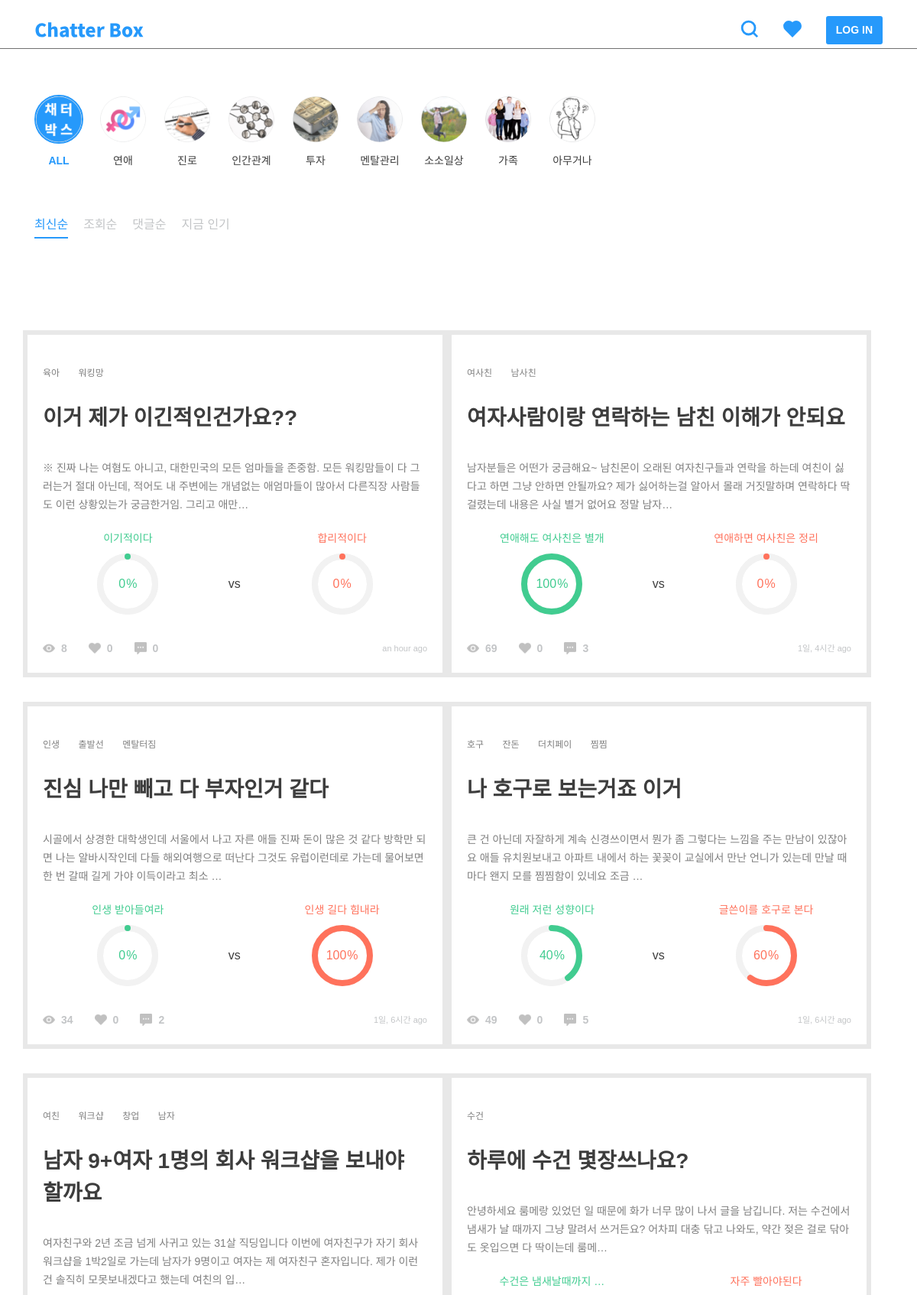
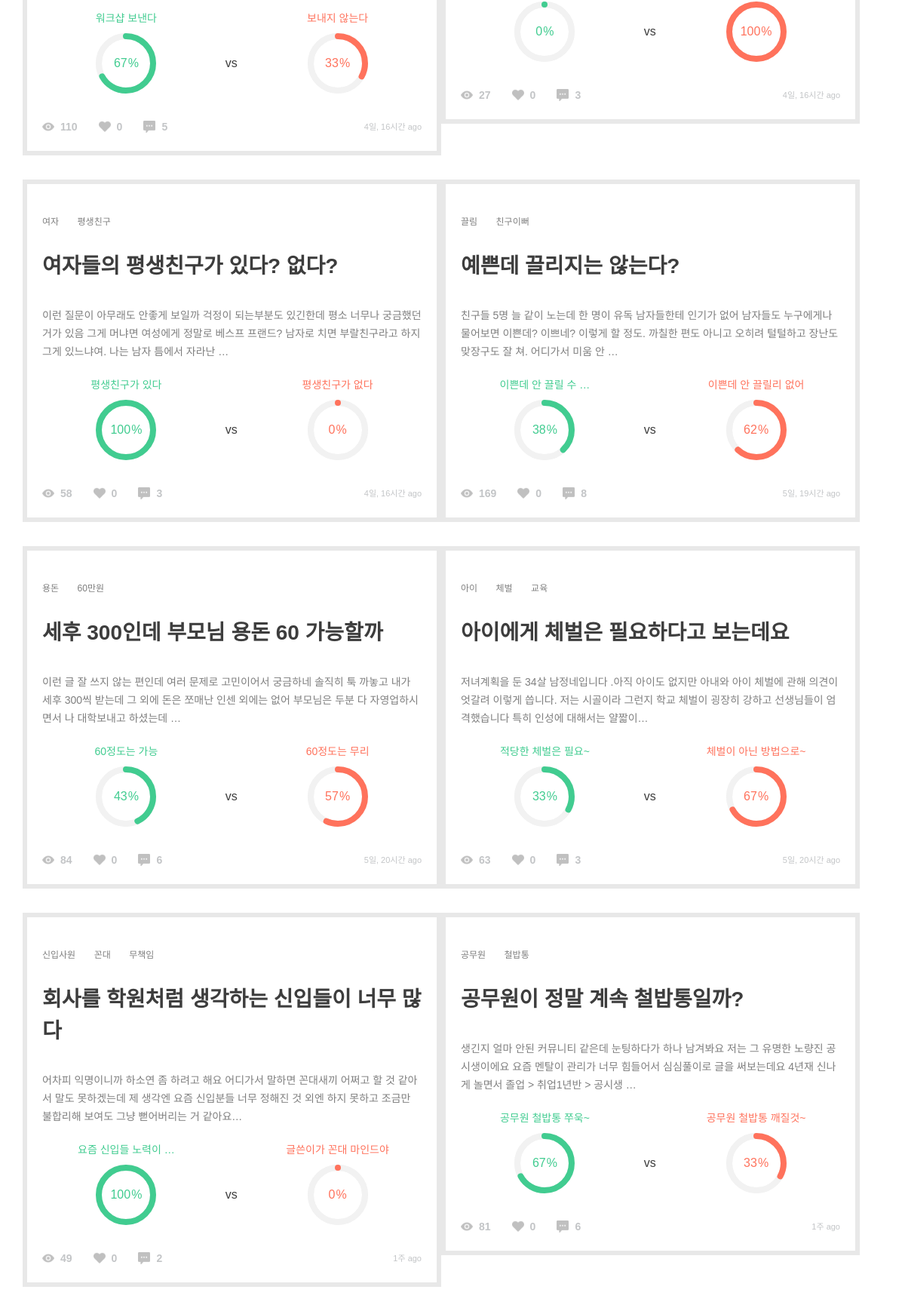
Page /post/ on the committed database (2 pictures, top to bottom).
### post/models.py (models this page shows, shortened)
class Category(models.Model):
    name = models.CharField(max_length=200)
    slug = models.SlugField()
    parent = models.ForeignKey(
        'self', blank=True, null=True, related_name='children')
    class Meta:
        unique_together = ('slug', 'parent',)
        verbose_name_plural = "categories"  # categories under a parent with same slug

class TimeStampedModel(models.Model):
    created_at = models.DateTimeField(auto_now_add=True, null=True)
    updated_at = models.DateTimeField(auto_now=True, null=True)
    class Meta():
        abstract = True

class Post(TimeStampedModel):
    author = models.ForeignKey(settings.AUTH_USER_MODEL)
    category = models.ForeignKey('Category')
    title = models.CharField(max_length=160, null=True)
    background = models.TextField()
    background_image1 = models.ImageField(
        upload_to='post', blank=True, null=True)
    background_image2 = models.ImageField(
        upload_to='post', blank=True, null=True)
    background_image3 = models.ImageField(
        upload_to='post', blank=True, null=True)
    background_image4 = models.ImageField(
        upload_to='post', blank=True, null=True)
    background_image5 = models.ImageField(
        upload_to='post', blank=True, null=True)
    tag = TagField()
    view_count = models.PositiveSmallIntegerField(default=0)
    share_count = models.PositiveSmallIntegerField(default=0)
    pro_title = models.CharField(max_length=160, null=True)
    con_title = models.CharField(max_length=160, null=True)
    @property
    def natural_time(self):
        return naturaltime(self.created_at)
    @property
    def likes_count(self):
        return self.like_users.all().count()
    @property
    def comment_count(self):
        all_count = self.comment_set.count()
        return all_count
    @property
    def pro_count(self):
        pro_sum = self.comment_set.filter(type=True).count()
        pro_comments = self.comment_set.filter(type=True)
        for comment in pro_comments:
            pro_sum = pro_sum + comment.count_comment_likes
        return pro_sum
    @property
    def con_count(self):
        con_sum = self.comment_set.filter(type=False).count()
        con_comments = self.comment_set.filter(type=False)
        for comment in con_comments:
            con_sum = con_sum + comment.count_comment_likes
        return con_sum
    @property
    def all_count(self):
        return self.pro_count + self.con_count
    @property
    def pro_percent(self):
        if not self.all_count == 0:
            result = self.pro_count / self.all_count
        else:
            result = 0
        return result
    @property
    def con_percent(self):
        if not self.all_count == 0:
            result = self.con_count / self.all_count
        else:
            result = 0
        return result
    class Meta:
        ordering = ['-created_at']

### post/views.py (the view)
def post_list(request):
    sort = 'new'
    categories = Category.objects.all()
    posts = Post.objects.order_by('-created_at')
    paginator = Paginator(posts, 12)
    page = request.GET.get('page')
    try:
        posts = paginator.page(page)
    except PageNotAnInteger:
        posts = paginator.page(1)
    except EmptyPage:
        posts = paginator.page(paginator.num_pages)
    context = {'posts': posts, 'categories': categories, 'sort': sort, }
    return render(request, 'post/post_list.html', context)

### comment/models.py (called while the page is built)
    @property
    def count_comment_likes(self):
        return self.like_comments.all().count()

### post/templatetags/post_extras.py (called while the page is built)
@register.filter
def split_tags(value):
    tags = []
    split_comma = value.split(',')
    for tag in split_comma:
        split_space = tag.split(" ")
        for tag in split_space:
            if tag:
                tags.append(tag)
    return tags

### templates/post/post_list.html (shortened to what this page needs)
{% extends 'base.html' %}
{% load static %}
{% block customCSS %}
<link rel="stylesheet" href="{% static 'css/include/categories.css' %}" />
<link rel="stylesheet" href="{% static 'css/include/sorts.css' %}" />
<link rel="stylesheet" href="{% static 'css/include/pie_chart.css' %}">
<link rel="stylesheet" href="{% static 'css/post/post_list.css' %}" />
{% endblock %}
{% block content %}
<div class="row">
    {% include 'include/category.html' %}
    {% include 'include/sort.html' %}
</div>
<div class="infinite-container row">
    {% for post in posts %}
    <div id="post-{{ post.pk }}" class="infinite-item grid-item">
        {% include 'include/post.html' %}
    </div>
    {% endfor %}
</div>
{% endblock %}
{% block customJS %}
<script>
    var $grid = $('.grid').masonry({
        gutter: 15,
        horizontalOrder: true,
        itemSelector: '.grid-item',
    });
    var $items = $('.infinite-container .infinite-item');
    $grid.append($items).masonry('appended', $items);
    $('.grid').masonry();
    var infinite = new Waypoint.Infinite({
        element: $('.infinite-container')[0],
        onBeforePageLoad: function () {
            showModal();
        },
        onAfterPageLoad: function ($items) {
            $('body').loadingModal('destroy');
            customChart();
            var $items = $('.infinite-container .infinite-item');
            $grid.append($items).masonry('appended', $items);
            $('.grid').masonry();
        }
    });
    $(document).ready(function () {
        $('.grid').masonry();
    });
</script>
{% endblock %}

### templates/base.html (shortened to what this page needs)
{% load static %}
<!doctype html>
<html lang="ko">
<head>
    <link rel="stylesheet" href="{% static 'css/bootstrap/bootstrap.css' %}">
    <link rel="stylesheet" href="{% static 'css/include/jquery.loadingModal.css' %}">
    <link rel="stylesheet" href="{% static 'css/style.css' %}">
    {% block customCSS %}{% endblock %}
</head>
<body>
    {% include 'include/navbar.html' %}
    {% include 'include/slide_menu.html' %}
    <div id="content">
        <div class="container">
            {% block content %}
            {% endblock %}
        </div>
    </div>
    {% block customJS %}{% endblock %}
</body>
</html>

### templates/include/navbar.html (shortened to what this page needs)
{% load static %}
<nav class="gnb navbar">
    <div class="container">
        <a class="navbar-brand" href="{% url 'post:post_list' %}" onclick="showModal();">
            <img class="nav-logo" src="{% static '/img/logo.svg' %}" />
        </a>
        <ul class="navbar-nav ml-auto flex-row">
            <li class="nav-item"><a class="nav-link" href="{% url 'post:search' %}"><img class="nav-icon x2"
                        src="{% static '/img/icons/search-fill.svg' %}" /></a></li>
            <li class="nav-item web-flex" style="margin-right: 8px;"><a class="nav-link slide-trigger" href="#"><img
                        class="nav-icon" src="{% static '/img/icons/heart-fill.svg' %}" /></a></li>
            {% if user.is_authenticated %}
            <li class="nav-item"><a class="btn btn-fill" href="{% url 'post:post_create' %}">CREATE</a></li>
            <li class="nav-item web-flex"><a class="btn btn-line" href="{% url 'member:my_page' %}">MY PAGE</a></li>
            <li class="nav-item mobile-flex"><a class="nav-link" href="{% url 'member:get_toggle' %}"><img
                        class="toggle-btn nav-icon x2" src="{% static '/img/icons/toggle.svg' %}"
                        style="margin-left: 4px;" /></a></li>
            {% else %}
            <li class="nav-item web-flex">
                <a class="btn btn-fill" href="{% url 'member:login' %}?next={{ request.path }}">LOG IN</a>
            </li>
            {% endif %}
        </ul>
    </div>
</nav>

### templates/include/slide_menu.html (shortened to what this page needs)
{% load static %}
{% block customCSS %}
<link rel="stylesheet" href="{% static 'css/include/slide_menu.css' %}">
{% endblock %}

### templates/include/category.html (shortened to what this page needs)
{% load static %}
<div class="category-wrap">
    <div class="category m60" name="{{ target }}">
        <a id="all" class="category-link" href="{% url 'post:post_list' %}" onclick="showModal();">
            <img class="category-icon" src="{% static '/img/categories/all.png' %}" />
            <h6>ALL</h6>
        </a>
        {% for category in categories %}
        <a id="{{ category.slug }}" class="category-link" href="/post/category/{{ category.slug }}"
            onclick="showModal();">
            <img class="category-icon" src="/static/img/categories/{{ category.slug }}.png" />
            <h6>{{ category.name }}</h6>
        </a>
        {% endfor %}
    </div>
</div>

### templates/include/sort.html (shortened to what this page needs)
{% load static %}
<div class="col-12">
    <div class="sort-button" name="{{ sort }}">
        <a class="select-change" href="{% url 'post:post_list' %}">
            <h5 id="new">최신순</h5>
        </a>
        <a class="select-change" href="{% url 'post:post_list_views' %}">
            <h5 id="views">조회순</h5>
        </a>
        <a class="select-change" href="{% url 'post:post_list_comments' %}">
            <h5 id="comments">댓글순</h5>
        </a>
        <a class="select-change" href="{% url 'post:post_list_likes' %}">
            <h5 id="likes">지금 인기</h5>
        </a>
    </div>
</div>

### templates/include/post.html
{% load static %}
{% load post_extras %}
<div class="post-wrap">
    <div class="tag-list">
        {% for tag in post.tag|split_tags %}
        <a class="tag" href="/post/search/?q={{ tag }}">{{ tag }}</a>
        {% endfor %}
    </div>
    <a href="{% url 'post:post_detail' post_pk=post.pk %}">
        <h3>{{ post.title|truncatechars:40 }}</h3>
        <div class="background">
            <p>{{ post.background|safe|truncatechars:120 }}</p>
        </div>
        <div class="percent-wrap">
            <div class="chart">
                <h6 class="label pro-title">{{ post.pro_title|truncatechars:12 }}</h6>
                <div class="percentage pro-chart" data-percent="{% widthratio post.pro_percent 1 100 %}">
                    <span class="pro-title">{% widthratio post.con_percent 1 100 %}</span><sup class="pro-title">%</sup>
                </div>
            </div>
            <h5>vs</h5>
            <div class="chart">
                <h6 class="label con-title">{{ post.con_title|truncatechars:12 }}</h6>
                <div class="percentage con-chart" data-percent="{% widthratio post.con_percent 1 100 %}">
                    <span class="con-title">{% widthratio post.con_percent 1 100 %}</span><sup class="con-title">%</sup>
                </div>
            </div>
        </div>
        <div class="btn-area">
            <img src="{% static '/img/icons/view.png' %}" />
            <h6>{{ post.view_count }}</h6>
            <img src="{% static '/img/icons/heart-gray.png' %}" />
            <h6>{{ post.likes_count }}</h6>
            <img src="{% static '/img/icons/comment.png' %}" />
            <h6>{{ post.comment_count }}</h6>
            <span class="ml-auto">{{ post.natural_time }}</span>
        </div>
    </a>
</div>

### templates/include/footer.html (shortened to what this page needs)
{% load static %}

### static/css/style.css (style rules this page uses)
html, body, div, span, applet, object, iframe, h1, h2, h3, h4, h5, h6, p, blockquote, pre, a, abbr, acronym, address, big, cite, code, del, dfn, em, img, ins, kbd, q, s, samp, small, strike, strong, sub, sup, tt, var, b, u, i, center, dl, dt, dd, ol, ul, li, fieldset, form, label, legend, table, caption, tbody, tfoot, thead, tr, th, td, article, aside, canvas, details, embed, figure, figcaption, footer, header, hgroup, menu, nav, output, ruby, section, summary, time, mark, audio, video { margin: 0; padding: 0; border: 0; font-size: 100%; font: inherit; vertical-align: baseline; }
article, aside, details, figcaption, figure, footer, header, hgroup, menu, nav, section { display: block; }
body { display: flex; min-height: 100vh; flex-direction: column; font-family: "Noto Sans KR", sans-serif; }
ol, ul { list-style: none; }
a { all: unset; text-decoration: none !important; cursor: pointer; color: #3D3D3D; }
#content { min-height: 1px; margin-top: 64px; }
.web-flex { display: flex !important; }
nav.navbar { position: fixed; width: 100%; height: 64px; background-color: #fff; border-bottom: 1px solid #707070; z-index: 2; }
nav.navbar .navbar-brand { display: flex; }
nav.navbar .nav-logo { width: 144px; }
nav.navbar .nav-item { display: flex; justify-content: center; flex-direction: column; text-align: center; margin-left: 24px; }
nav.navbar .nav-icon { width: 24px; margin-top: 2px; }
nav.navbar .nav-link .x2 { width: 40px; }
h3 { font-size: 28px; line-height: 42px; font-weight: 500; color: #3d3d3d; word-break: break-all; }
h5 { font-size: 16px; line-height: 24px; font-weight: 500; color: #3d3d3d; word-break: break-all; }
h6 { font-size: 14px; line-height: 24px; font-weight: 400; color: #3d3d3d; word-break: break-all; }
p { font-size: 12px; line-height: 20px; font-weight: 400; color: #7f7f7f; word-break: break-all; }
span { font-size: 11px; line-height: 18px; font-weight: 400; color: #7f7f7f; word-break: break-all; }
.btn { padding: 8px 13px; border: 0; border-radius: 3px; font-size: 14px; font-weight: 700; word-break: keep-all; }
.btn-fill { -webkit-text-fill-color: #fff !important; color: #fff !important; background-color: #2699FB; }
.tag { display: inline; margin-right: 20px; padding: 4px 10px; border: 1px solid #C3C5C7; font-size: 12px; line-height: 3; font-weight: 400; -webkit-text-fill-color: #7f7f7f; color: #7f7f7f; cursor: pointer; word-break: keep-all; }
.m60 { margin-top: 60px; margin-bottom: 60px; }

### static/css/include/categories.css (style rules this page uses)
.category-wrap { width: 100%; padding: 0 15px; }
.category { display: flex; width: 100%; }
.category .category-link { margin-right: 20px; text-align: center; }
.category .category-link .category-icon { width: 64px; height: 64px; margin-bottom: 6px; border-radius: 50%; border: 2px solid #fff; }
.category .category-link.active img { border: 2px solid #2699FB; }
.category .category-link.active h6 { font-weight: 700; -webkit-text-fill-color: #2699FB; color: #2699FB; }

### static/css/include/sorts.css (style rules this page uses)
.sort-button { display: flex; }
.sort-button .select-change h5 { margin-right: 20px; -webkit-text-fill-color: #C3C5C7; color: #C3C5C7; }
.sort-button .select-change h5.active { -webkit-text-fill-color: #2699FB; color: #2699FB; padding-bottom: 4px; border-bottom: 2px solid #2699FB; }

### static/css/include/pie_chart.css (style rules this page uses)
.percent-wrap { display: flex; justify-content: center; align-items: center; }
.percent-wrap h5 { width: 18px; }
.percent-wrap .pro-title { -webkit-text-fill-color: #41cc90; color: #41cc90; word-break: break-all; }
.percent-wrap .con-title { -webkit-text-fill-color: #FF725C; color: #FF725C; word-break: break-all; }
.percent-wrap .chart { width: 50%; text-align: center; }
.percent-wrap .easyPieChart { position: relative; margin: 8px auto 32px; text-align: center; }
.percent-wrap .easyPieChart span { font-size: 16px; }
.percent-wrap .easyPieChart sup { top: 0; margin-left: 1px; }

### rows in the picture
Category: slug (picture), name "연애"
Category: slug (picture), name "진로"
Category: slug (picture), name "인간관계"
Category: slug (picture), name "투자"
Category: slug (picture), name "멘탈관리"
Category: slug (picture), name "소소일상"
Category: slug (picture), name "가족"
Category: shows a picture, name "아무거나"
Post: tag "육아" "워킹망", title "이거 제가 이긴적인건가요??", background "※ 진짜 나는 여혐도 아니고, 대한민국의 모든 엄마들을 존중함. 모든 워킹맘들이 다 그러는거 절대 아닌데, 적어도 내 주변에는 개념없는 애엄마들이 많아서 다른직장 사람들도 이런 상황있는가 궁금한거임. 그리고 애만…", pro_title "이기적이다", con_title "합리적이다", view_count "8", likes_count "0", comment_count "0", natural_time "an hour ago"
Post: tag "여사친" "남사친", title "여자사람이랑 연락하는 남친 이해가 안되요", background "남자분들은 어떤가 궁금해요~ 남친몬이 오래된 여자친구들과 연락을 하는데 여친이 싫다고 하면 그냥 안하면 안될까요? 제가 싫어하는걸 알아서 몰래 거짓말하며 연락하다 딱 걸렸는데 내용은 사실 별거 없어요 정말 남자…", pro_title "연애해도 여사친은 별개", con_title "연애하면 여사친은 정리", view_count "69", likes_count "0", comment_count "3", natural_time "1일, 4시간 ago"
Post: tag "인생" "출발선" "멘탈터짐", title "진심 나만 빼고 다 부자인거 같다", background "시골에서 상경한 대학생인데 서울에서 나고 자른 애들 진짜 돈이 많은 것 같다 방학만 되면 나는 알바시작인데 다들 해외여행으로 떠난다 그것도 유럽이런데로 가는데 물어보면 한 번 갈때 길게 가야 이득이라고 최소 …", pro_title "인생 받아들여라", con_title "인생 길다 힘내라", view_count "34", likes_count "0", comment_count "2", natural_time "1일, 6시간 ago"
Post: tag "호구" "잔돈" "더치페이" "찜찜", title "나 호구로 보는거죠 이거", background "큰 건 아닌데 자잘하게 계속 신경쓰이면서 뭔가 좀 그렇다는 느낌을 주는 만남이 있잖아요 애들 유치원보내고 아파트 내에서 하는 꽃꽂이 교실에서 만난 언니가 있는데 만날 때마다 왠지 모를 찜찜함이 있네요 조금 …", pro_title "원래 저런 성향이다", con_title "글쓴이를 호구로 본다", view_count "49", likes_count "0", comment_count "5", natural_time "1일, 6시간 ago"
Post: tag "여친" "워크샵" "창업" "남자", title "남자 9+여자 1명의 회사 워크샵을 보내야 할까요", background "여자친구와 2년 조금 넘게 사귀고 있는 31살 직딩입니다 이번에 여자친구가 자기 회사 워크샵을 1박2일로 가는데 남자가 9명이고 여자는 제 여자친구 혼자입니다. 제가 이런건 솔직히 모못보내겠다고 했는데 여친의 입…", pro_title "워크샵 보낸다", con_title "보내지 않는다", view_count "110", likes_count "0", comment_count "5", natural_time "4일, 16시간 ago"
Post: tag "수건", title "하루에 수건 몇장쓰나요?", background "안녕하세요 룸메랑 있었던 일 때문에 화가 너무 많이 나서 글을 남깁니다. 저는 수건에서 냄새가 날 때까지 그냥 말려서 쓰거든요? 어차피 대충 닦고 나와도, 약간 젖은 걸로 닦아도 옷입으면 다 딱이는데 룸메…", pro_title "수건은 냄새날때까지 …", con_title "자주 빨아야된다", view_count "27", likes_count "0", comment_count "3", natural_time "4일, 16시간 ago"
Post: tag "여자" "평생친구", title "여자들의 평생친구가 있다? 없다?", background "이런 질문이 아무래도 안좋게 보일까 걱정이 되는부분도 있긴한데 평소 너무나 궁금했던 거가 있음 그게 머냐면 여성에게 정말로 베스프 프랜드? 남자로 치면 부랄친구라고 하지 그게 있느냐여. 나는 남자 틈에서 자라난 …", pro_title "평생친구가 있다", con_title "평생친구가 없다", view_count "58", likes_count "0", comment_count "3", natural_time "4일, 16시간 ago"
Post: tag "끌림" "친구이뻐", title "예쁜데 끌리지는 않는다?", background "친구들 5명 늘 같이 노는데 한 명이 유독 남자들한테 인기가 없어 남자들도 누구에게나 물어보면 이쁜데? 이쁘네? 이렇게 할 정도. 까칠한 편도 아니고 오히려 털털하고 장난도 맞장구도 잘 쳐. 어디가서 미움 안 …", pro_title "이쁜데 안 끌릴 수 …", con_title "이쁜데 안 끌릴리 없어", view_count "169", likes_count "0", comment_count "8", natural_time "5일, 19시간 ago"
Post: tag "용돈" "60만원", title "세후 300인데 부모님 용돈 60 가능할까", background "이런 글 잘 쓰지 않는 편인데 여러 문제로 고민이어서 궁금하네 솔직히 툭 까놓고 내가 세후 300씩 받는데 그 외에 돈은 쪼매난 인센 외에는 없어 부모님은 두분 다 자영업하시면서 나 대학보내고 하셨는데 …", pro_title "60정도는 가능", con_title "60정도는 무리", view_count "84", likes_count "0", comment_count "6", natural_time "5일, 20시간 ago"
Post: tag "아이" "체벌" "교육", title "아이에게 체벌은 필요하다고 보는데요", background "저녀계획을 둔 34살 남정네입니다 .아직 아이도 없지만 아내와 아이 체벌에 관해 의견이 엇갈려 이렇게 씁니다. 저는 시골이라 그런지 학교 체벌이 굉장히 강하고 선생님들이 엄격했습니다 특히 인성에 대해서는 얄짧이…", pro_title "적당한 체벌은 필요~", con_title "체벌이 아닌 방법으로~", view_count "63", likes_count "0", comment_count "3", natural_time "5일, 20시간 ago"
Post: tag "신입사원" "꼰대" "무책임", title "회사를 학원처럼 생각하는 신입들이 너무 많다", background "어차피 익명이니까 하소연 좀 하려고 해요 어디가서 말하면 꼰대새끼 어쩌고 할 것 같아서 말도 못하겠는데 제 생각엔 요즘 신입분들 너무 정해진 것 외엔 하지 못하고 조금만 불합리해 보여도 그냥 뻗어버리는 거 같아요…", pro_title "요즘 신입들 노력이 …", con_title "글쓴이가 꼰대 마인드야", view_count "49", likes_count "0", comment_count "2", natural_time "1주 ago"
Post: tag "공무원" "철밥통", title "공무원이 정말 계속 철밥통일까?", background "생긴지 얼마 안된 커뮤니티 같은데 눈팅하다가 하나 남겨봐요 저는 그 유명한 노량진 공시생이에요 요즘 멘탈이 관리가 너무 힘들어서 심심풀이로 글을 써보는데요 4년재 신나게 놀면서 졸업 > 취업1년반 > 공시생 …", pro_title "공무원 철밥통 쭈욱~", con_title "공무원 철밥통 깨질것~", view_count "81", likes_count "0", comment_count "6", natural_time "1주 ago"
